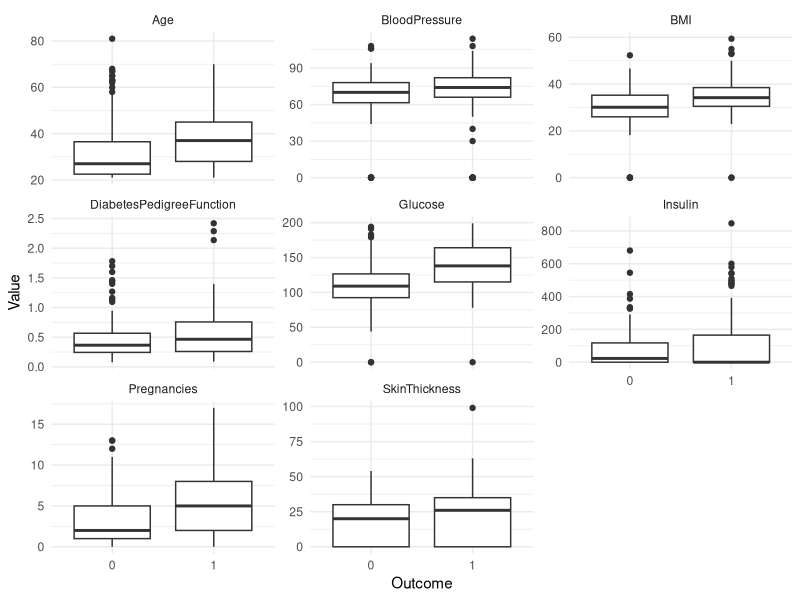
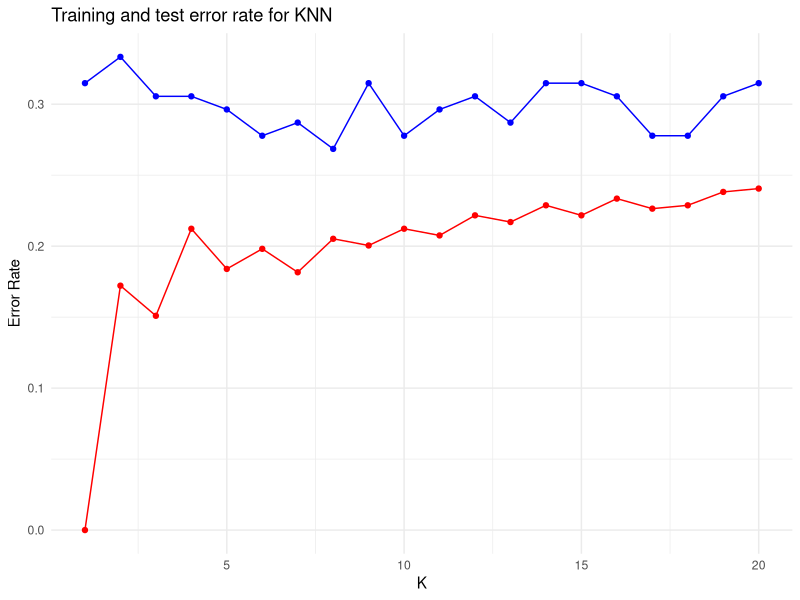

Write R code to recreate these figures, in order.
## ---- chunk 1
library(dplyr)
library(tidyr)
library(ggplot2)
library(class)
knitr::opts_chunk$set(echo = TRUE)
## ---- chunk 2
# load the datasets
train = read.csv("diabetes_train.csv") %>% mutate(Outcome = as.factor(Outcome))
test = read.csv("diabetes_test.csv") %>% mutate(Outcome = as.factor(Outcome))

summary(train) # check missing values and data pattern
dim(train)
dat.explore = gather(train, key = "Variable", value = "Value", -c("Outcome"))

ggplot(dat.explore) + geom_boxplot(aes(x = Outcome, y = Value)) + facet_wrap(.~Variable, scales = "free_y") + theme_minimal()
## ---- chunk 3
# delete observations with data entry error
train1 = train %>%
  filter(Glucose>0, BloodPressure>0, BMI>0, SkinThickness>0, Insulin>0)

test1 = test %>%
  filter(Glucose>0, BloodPressure>0, BMI>0, SkinThickness>0, Insulin>0)

dim(train1)

## ---- chunk 4
# delete variables without obvious difference in two groups of outcomes
train2 = train %>% select(-c("Insulin", "SkinThickness")) %>% filter(BloodPressure>0 | BMI>0)
test2 = test %>% select(-c("Insulin", "SkinThickness")) %>% filter(BloodPressure>0 | BMI>0)
dim(train2)

## ---- chunk 5
# pull out the outcome variable and the designing matrix for the training and test data
train_label = train2 %>% .$Outcome 
train_x = train2 %>% select(-"Outcome")

test_label = test2 %>% .$Outcome 
test_x = test2 %>% select(-"Outcome")

## ---- chunk 6
# scale both training and test data in the same way
mean_train = colMeans(train_x)
std_train = sqrt(diag(var(train_x)))
# training data
train_x = scale(train_x, center = mean_train, scale = std_train)
# test data
test_x = scale(test_x, center = mean_train, scale = std_train) 

set.seed(503)
## ---- chunk 7
# look for a best k to minimize training error 
k_range = 1:20
train_error = c()
test_error = c()

for(i in 1:length(k_range)){
  pred_train <- knn(train_x, 
                    train_x, 
                    train_label, 
                    k = k_range[i])
  train_error[i] = mean(pred_train != train_label)
  pred_test = knn(train_x, 
                  test_x, 
                  train_label, 
                  k = k_range[i])
  test_error[i] = mean(pred_test != test_label)
} # for each iteration in the for loop, we fit a KNN regression model using the same dataset, 
# with different choice of k as k[i]. We compute the training and testing error rate each round.

errors = data.frame(train_error, test_error, k_range)

ggplot(errors, aes(x = k_range)) + 
  geom_line(aes(y = train_error), col = "red") + geom_point(aes(y = train_error), col = "red") +
  geom_line(aes(y = test_error), col = "blue") + geom_point(aes(y = test_error), col = "blue") +
  ylab("Error Rate") + xlab("K") + ggtitle("Training and test error rate for KNN") + theme_minimal()

errors %>% arrange(test_error) # arrange error rate by decending test error rate
